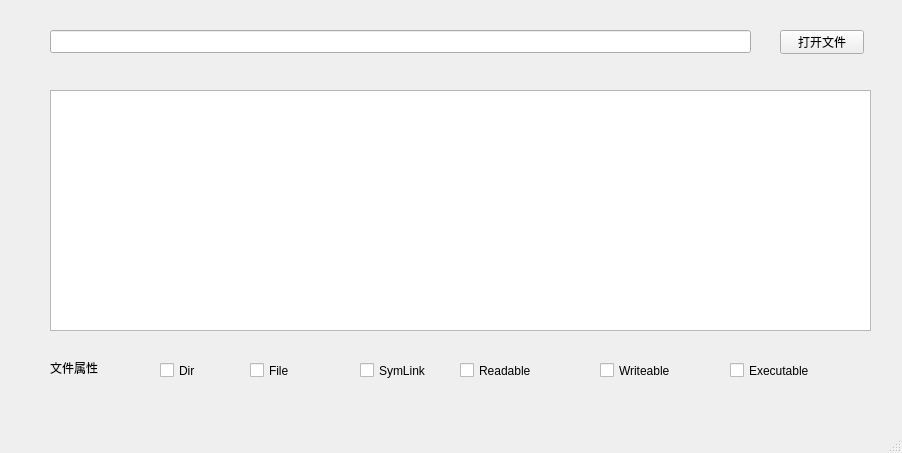
<?xml version="1.0" encoding="UTF-8"?>
<ui version="4.0">
 <class>MainWindow</class>
 <widget class="QMainWindow" name="MainWindow">
  <property name="geometry">
   <rect>
    <x>0</x>
    <y>0</y>
    <width>902</width>
    <height>453</height>
   </rect>
  </property>
  <property name="windowTitle">
   <string>MainWindow</string>
  </property>
  <widget class="QWidget" name="centralwidget">
   <widget class="QLineEdit" name="lineEdit">
    <property name="geometry">
     <rect>
      <x>50</x>
      <y>30</y>
      <width>701</width>
      <height>23</height>
     </rect>
    </property>
   </widget>
   <widget class="QTextEdit" name="textEdit">
    <property name="geometry">
     <rect>
      <x>50</x>
      <y>90</y>
      <width>821</width>
      <height>241</height>
     </rect>
    </property>
   </widget>
   <widget class="QPushButton" name="pushButton_openFile">
    <property name="geometry">
     <rect>
      <x>780</x>
      <y>30</y>
      <width>84</width>
      <height>24</height>
     </rect>
    </property>
    <property name="text">
     <string>打开文件</string>
    </property>
   </widget>
   <widget class="QLabel" name="label">
    <property name="geometry">
     <rect>
      <x>50</x>
      <y>360</y>
      <width>71</width>
      <height>16</height>
     </rect>
    </property>
    <property name="text">
     <string>文件属性</string>
    </property>
   </widget>
   <widget class="QCheckBox" name="checkBox_dir">
    <property name="geometry">
     <rect>
      <x>160</x>
      <y>360</y>
      <width>71</width>
      <height>21</height>
     </rect>
    </property>
    <property name="text">
     <string>Dir</string>
    </property>
   </widget>
   <widget class="QCheckBox" name="checkBox_file">
    <property name="geometry">
     <rect>
      <x>250</x>
      <y>360</y>
      <width>71</width>
      <height>21</height>
     </rect>
    </property>
    <property name="text">
     <string>File</string>
    </property>
   </widget>
   <widget class="QCheckBox" name="checkBox_symlink">
    <property name="geometry">
     <rect>
      <x>360</x>
      <y>360</y>
      <width>91</width>
      <height>21</height>
     </rect>
    </property>
    <property name="text">
     <string>SymLink</string>
    </property>
   </widget>
   <widget class="QCheckBox" name="checkBox_writeable">
    <property name="geometry">
     <rect>
      <x>600</x>
      <y>360</y>
      <width>101</width>
      <height>21</height>
     </rect>
    </property>
    <property name="text">
     <string>Writeable</string>
    </property>
   </widget>
   <widget class="QCheckBox" name="checkBox_readable">
    <property name="geometry">
     <rect>
      <x>460</x>
      <y>360</y>
      <width>101</width>
      <height>21</height>
     </rect>
    </property>
    <property name="text">
     <string>Readable</string>
    </property>
   </widget>
   <widget class="QCheckBox" name="checkBox_executable">
    <property name="geometry">
     <rect>
      <x>730</x>
      <y>360</y>
      <width>111</width>
      <height>21</height>
     </rect>
    </property>
    <property name="text">
     <string>Executable</string>
    </property>
   </widget>
  </widget>
  <widget class="QMenuBar" name="menubar">
   <property name="geometry">
    <rect>
     <x>0</x>
     <y>0</y>
     <width>902</width>
     <height>25</height>
    </rect>
   </property>
  </widget>
  <widget class="QStatusBar" name="statusbar"/>
 </widget>
 <resources/>
 <connections/>
</ui>
